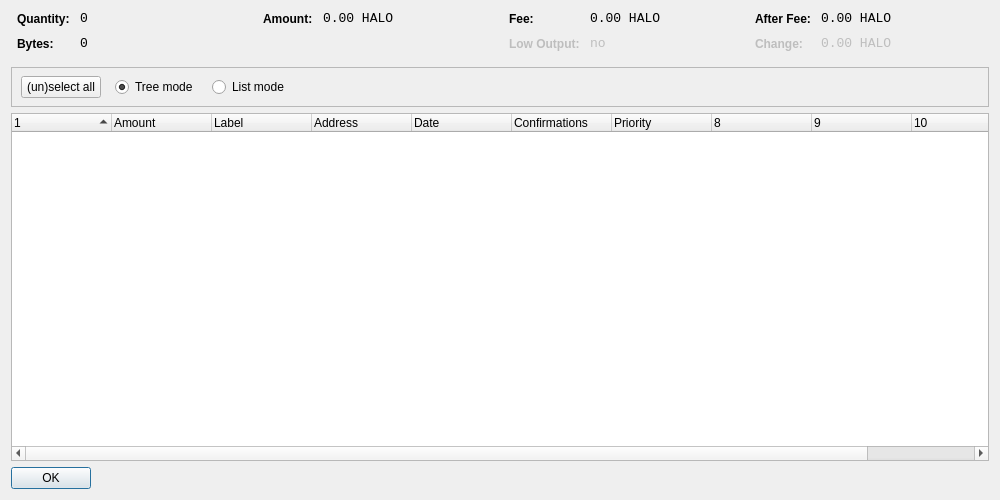
<?xml version="1.0" encoding="UTF-8"?>
<ui version="4.0">
 <class>CoinControlDialog</class>
 <widget class="QDialog" name="CoinControlDialog">
  <property name="geometry">
   <rect>
    <x>0</x>
    <y>0</y>
    <width>1000</width>
    <height>500</height>
   </rect>
  </property>
  <property name="windowTitle">
   <string>Coin Control</string>
  </property>
  <layout class="QVBoxLayout" name="verticalLayout">
   <item>
    <layout class="QHBoxLayout" name="horizontalLayoutTop" stretch="0,0,0,0">
     <property name="topMargin">
      <number>0</number>
     </property>
     <property name="bottomMargin">
      <number>10</number>
     </property>
     <item>
      <layout class="QFormLayout" name="formLayoutCoinControl1">
       <property name="horizontalSpacing">
        <number>10</number>
       </property>
       <property name="verticalSpacing">
        <number>10</number>
       </property>
       <property name="leftMargin">
        <number>6</number>
       </property>
       <property name="rightMargin">
        <number>6</number>
       </property>
       <item row="0" column="0">
        <widget class="QLabel" name="labelCoinControlQuantityText">
         <property name="styleSheet">
          <string notr="true">font-weight:bold;</string>
         </property>
         <property name="text">
          <string>Quantity:</string>
         </property>
        </widget>
       </item>
       <item row="0" column="1">
        <widget class="QLabel" name="labelCoinControlQuantity">
         <property name="font">
          <font>
           <family>Monospace</family>
           <pointsize>10</pointsize>
          </font>
         </property>
         <property name="cursor">
          <cursorShape>IBeamCursor</cursorShape>
         </property>
         <property name="contextMenuPolicy">
          <enum>Qt::ActionsContextMenu</enum>
         </property>
         <property name="text">
          <string notr="true">0</string>
         </property>
         <property name="textInteractionFlags">
          <set>Qt::LinksAccessibleByMouse|Qt::TextSelectableByKeyboard|Qt::TextSelectableByMouse</set>
         </property>
        </widget>
       </item>
       <item row="1" column="0">
        <widget class="QLabel" name="labelCoinControlBytesText">
         <property name="styleSheet">
          <string notr="true">font-weight:bold;</string>
         </property>
         <property name="text">
          <string>Bytes:</string>
         </property>
        </widget>
       </item>
       <item row="1" column="1">
        <widget class="QLabel" name="labelCoinControlBytes">
         <property name="font">
          <font>
           <family>Monospace</family>
           <pointsize>10</pointsize>
          </font>
         </property>
         <property name="cursor">
          <cursorShape>IBeamCursor</cursorShape>
         </property>
         <property name="contextMenuPolicy">
          <enum>Qt::ActionsContextMenu</enum>
         </property>
         <property name="text">
          <string notr="true">0</string>
         </property>
         <property name="textInteractionFlags">
          <set>Qt::LinksAccessibleByMouse|Qt::TextSelectableByKeyboard|Qt::TextSelectableByMouse</set>
         </property>
        </widget>
       </item>
      </layout>
     </item>
     <item>
      <layout class="QFormLayout" name="formLayoutCoinControl2">
       <property name="horizontalSpacing">
        <number>10</number>
       </property>
       <property name="verticalSpacing">
        <number>10</number>
       </property>
       <property name="leftMargin">
        <number>6</number>
       </property>
       <property name="rightMargin">
        <number>6</number>
       </property>
       <item row="0" column="0">
        <widget class="QLabel" name="labelCoinControlAmountText">
         <property name="styleSheet">
          <string notr="true">font-weight:bold;</string>
         </property>
         <property name="text">
          <string>Amount:</string>
         </property>
        </widget>
       </item>
       <item row="0" column="1">
        <widget class="QLabel" name="labelCoinControlAmount">
         <property name="font">
          <font>
           <family>Monospace</family>
           <pointsize>10</pointsize>
          </font>
         </property>
         <property name="cursor">
          <cursorShape>IBeamCursor</cursorShape>
         </property>
         <property name="contextMenuPolicy">
          <enum>Qt::ActionsContextMenu</enum>
         </property>
         <property name="text">
          <string notr="true">0.00 HALO</string>
         </property>
         <property name="textInteractionFlags">
          <set>Qt::LinksAccessibleByMouse|Qt::TextSelectableByKeyboard|Qt::TextSelectableByMouse</set>
         </property>
        </widget>
       </item>
      </layout>
     </item>
     <item>
      <layout class="QFormLayout" name="formLayoutCoinControl3">
       <property name="horizontalSpacing">
        <number>10</number>
       </property>
       <property name="verticalSpacing">
        <number>10</number>
       </property>
       <property name="leftMargin">
        <number>6</number>
       </property>
       <property name="rightMargin">
        <number>6</number>
       </property>
       <item row="0" column="0">
        <widget class="QLabel" name="labelCoinControlFeeText">
         <property name="styleSheet">
          <string notr="true">font-weight:bold;</string>
         </property>
         <property name="text">
          <string>Fee:</string>
         </property>
        </widget>
       </item>
       <item row="0" column="1">
        <widget class="QLabel" name="labelCoinControlFee">
         <property name="font">
          <font>
           <family>Monospace</family>
           <pointsize>10</pointsize>
          </font>
         </property>
         <property name="cursor">
          <cursorShape>IBeamCursor</cursorShape>
         </property>
         <property name="contextMenuPolicy">
          <enum>Qt::ActionsContextMenu</enum>
         </property>
         <property name="text">
          <string notr="true">0.00 HALO</string>
         </property>
         <property name="textInteractionFlags">
          <set>Qt::LinksAccessibleByMouse|Qt::TextSelectableByKeyboard|Qt::TextSelectableByMouse</set>
         </property>
        </widget>
       </item>
       <item row="1" column="0">
        <widget class="QLabel" name="labelCoinControlLowOutputText">
         <property name="enabled">
          <bool>false</bool>
         </property>
         <property name="styleSheet">
          <string notr="true">font-weight:bold;</string>
         </property>
         <property name="text">
          <string>Low Output:</string>
         </property>
        </widget>
       </item>
       <item row="1" column="1">
        <widget class="QLabel" name="labelCoinControlLowOutput">
         <property name="enabled">
          <bool>false</bool>
         </property>
         <property name="font">
          <font>
           <family>Monospace</family>
           <pointsize>10</pointsize>
          </font>
         </property>
         <property name="cursor">
          <cursorShape>IBeamCursor</cursorShape>
         </property>
         <property name="contextMenuPolicy">
          <enum>Qt::ActionsContextMenu</enum>
         </property>
         <property name="text">
          <string notr="true">no</string>
         </property>
         <property name="textInteractionFlags">
          <set>Qt::LinksAccessibleByMouse|Qt::TextSelectableByKeyboard|Qt::TextSelectableByMouse</set>
         </property>
        </widget>
       </item>
      </layout>
     </item>
     <item>
      <layout class="QFormLayout" name="formLayoutCoinControl4">
       <property name="horizontalSpacing">
        <number>10</number>
       </property>
       <property name="verticalSpacing">
        <number>10</number>
       </property>
       <property name="leftMargin">
        <number>6</number>
       </property>
       <property name="rightMargin">
        <number>6</number>
       </property>
       <item row="0" column="0">
        <widget class="QLabel" name="labelCoinControlAfterFeeText">
         <property name="styleSheet">
          <string notr="true">font-weight:bold;</string>
         </property>
         <property name="text">
          <string>After Fee:</string>
         </property>
        </widget>
       </item>
       <item row="0" column="1">
        <widget class="QLabel" name="labelCoinControlAfterFee">
         <property name="font">
          <font>
           <family>Monospace</family>
           <pointsize>10</pointsize>
          </font>
         </property>
         <property name="cursor">
          <cursorShape>IBeamCursor</cursorShape>
         </property>
         <property name="contextMenuPolicy">
          <enum>Qt::ActionsContextMenu</enum>
         </property>
         <property name="text">
          <string notr="true">0.00 HALO</string>
         </property>
         <property name="textInteractionFlags">
          <set>Qt::LinksAccessibleByMouse|Qt::TextSelectableByKeyboard|Qt::TextSelectableByMouse</set>
         </property>
        </widget>
       </item>
       <item row="1" column="0">
        <widget class="QLabel" name="labelCoinControlChangeText">
         <property name="enabled">
          <bool>false</bool>
         </property>
         <property name="styleSheet">
          <string notr="true">font-weight:bold;</string>
         </property>
         <property name="text">
          <string>Change:</string>
         </property>
        </widget>
       </item>
       <item row="1" column="1">
        <widget class="QLabel" name="labelCoinControlChange">
         <property name="enabled">
          <bool>false</bool>
         </property>
         <property name="font">
          <font>
           <family>Monospace</family>
           <pointsize>10</pointsize>
          </font>
         </property>
         <property name="cursor">
          <cursorShape>IBeamCursor</cursorShape>
         </property>
         <property name="contextMenuPolicy">
          <enum>Qt::ActionsContextMenu</enum>
         </property>
         <property name="text">
          <string notr="true">0.00 HALO</string>
         </property>
         <property name="textInteractionFlags">
          <set>Qt::LinksAccessibleByMouse|Qt::TextSelectableByKeyboard|Qt::TextSelectableByMouse</set>
         </property>
        </widget>
       </item>
      </layout>
     </item>
    </layout>
   </item>
   <item>
    <widget class="QFrame" name="frame">
     <property name="minimumSize">
      <size>
       <width>0</width>
       <height>40</height>
      </size>
     </property>
     <property name="frameShape">
      <enum>QFrame::StyledPanel</enum>
     </property>
     <property name="frameShadow">
      <enum>QFrame::Sunken</enum>
     </property>
     <widget class="QWidget" name="horizontalLayoutWidget">
      <property name="geometry">
       <rect>
        <x>10</x>
        <y>0</y>
        <width>781</width>
        <height>41</height>
       </rect>
      </property>
      <layout class="QHBoxLayout" name="horizontalLayoutPanel" stretch="0,0,0,0,0">
       <property name="spacing">
        <number>14</number>
       </property>
       <item>
        <widget class="QPushButton" name="pushButtonSelectAll">
         <property name="sizePolicy">
          <sizepolicy hsizetype="Maximum" vsizetype="Fixed">
           <horstretch>0</horstretch>
           <verstretch>0</verstretch>
          </sizepolicy>
         </property>
         <property name="text">
          <string>(un)select all</string>
         </property>
        </widget>
       </item>
       <item>
        <widget class="QRadioButton" name="radioTreeMode">
         <property name="sizePolicy">
          <sizepolicy hsizetype="Maximum" vsizetype="Fixed">
           <horstretch>0</horstretch>
           <verstretch>0</verstretch>
          </sizepolicy>
         </property>
         <property name="text">
          <string>Tree mode</string>
         </property>
         <property name="checked">
          <bool>true</bool>
         </property>
        </widget>
       </item>
       <item>
        <widget class="QRadioButton" name="radioListMode">
         <property name="sizePolicy">
          <sizepolicy hsizetype="Maximum" vsizetype="Fixed">
           <horstretch>0</horstretch>
           <verstretch>0</verstretch>
          </sizepolicy>
         </property>
         <property name="text">
          <string>List mode</string>
         </property>
        </widget>
       </item>
       <item>
        <spacer name="horizontalSpacer">
         <property name="orientation">
          <enum>Qt::Horizontal</enum>
         </property>
         <property name="sizeHint" stdset="0">
          <size>
           <width>40</width>
           <height>20</height>
          </size>
         </property>
        </spacer>
       </item>
      </layout>
     </widget>
    </widget>
   </item>
   <item>
    <widget class="CoinControlTreeWidget" name="treeWidget">
     <property name="contextMenuPolicy">
      <enum>Qt::CustomContextMenu</enum>
     </property>
     <property name="sortingEnabled">
      <bool>false</bool>
     </property>
     <property name="columnCount">
      <number>11</number>
     </property>
     <attribute name="headerShowSortIndicator" stdset="0">
      <bool>true</bool>
     </attribute>
     <attribute name="headerStretchLastSection">
      <bool>false</bool>
     </attribute>
     <column>
      <property name="text">
       <string/>
      </property>
     </column>
     <column>
      <property name="text">
       <string>Amount</string>
      </property>
     </column>
     <column>
      <property name="text">
       <string>Label</string>
      </property>
     </column>
     <column>
      <property name="text">
       <string>Address</string>
      </property>
     </column>
     <column>
      <property name="text">
       <string>Date</string>
      </property>
     </column>
     <column>
      <property name="text">
       <string>Confirmations</string>
      </property>
      <property name="toolTip">
       <string>Confirmed</string>
      </property>
     </column>
     <column>
      <property name="text">
       <string>Priority</string>
      </property>
     </column>
     <column>
      <property name="text">
       <string/>
      </property>
     </column>
     <column>
      <property name="text">
       <string/>
      </property>
     </column>
     <column>
      <property name="text">
       <string/>
      </property>
     </column>
     <column>
      <property name="text">
       <string/>
      </property>
     </column>
    </widget>
   </item>
   <item>
    <widget class="QDialogButtonBox" name="buttonBox">
     <property name="sizePolicy">
      <sizepolicy hsizetype="Maximum" vsizetype="Fixed">
       <horstretch>0</horstretch>
       <verstretch>0</verstretch>
      </sizepolicy>
     </property>
     <property name="orientation">
      <enum>Qt::Horizontal</enum>
     </property>
     <property name="standardButtons">
      <set>QDialogButtonBox::Ok</set>
     </property>
    </widget>
   </item>
  </layout>
 </widget>
 <customwidgets>
  <customwidget>
   <class>CoinControlTreeWidget</class>
   <extends>QTreeWidget</extends>
   <header>coincontroltreewidget.h</header>
  </customwidget>
 </customwidgets>
 <resources/>
 <connections/>
</ui>
